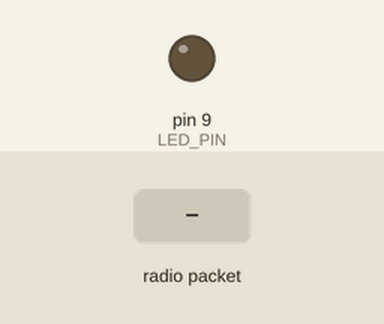
A sketch run on a simulated Arduino Uno, built with avr-gcc and run on an emulated ATmega328P. Parts: output pins drawn as LEDs (lit = HIGH). The test bench sets the inputs (shaded band). No radio packets arrive unless stated.

Above: at 1.2 s.
1.3 s: radio packet "1" arrives
Timing chart, 0 to 4.3 s (numbered marks = the images above; inputs shaded):
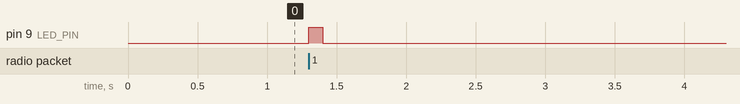

The sketch:

rf_over_i2c.ino
```cpp
#include <Wire.h>
#include <VirtualWire.h>

#define LED_PIN 9
#define RX_PIN 14
#define I2C_SLAVE_ADDRESS 0x43

volatile uint8_t rf_buffer[VW_MAX_MESSAGE_LEN];
volatile int rf_buffer_index = -1;
volatile uint8_t rf_buffer_size = 0;

void requestEvent()
{

  if (rf_buffer_index == -1) {
    Wire.write(rf_buffer_size);

    if (rf_buffer_size > 0) {
      rf_buffer_index++;
    }

  } else {

    Wire.write(rf_buffer[rf_buffer_index]);
    rf_buffer_index++;
    if (rf_buffer_index >= rf_buffer_size) {
      rf_buffer_index = -1;
      rf_buffer_size = 0;
    }
  }
}

void setup() {
  pinMode(LED_PIN, OUTPUT);
  digitalWrite(LED_PIN, LOW);

  Serial.begin(9600);

  vw_set_rx_pin(RX_PIN);
  vw_setup(1000);
  vw_rx_start();

  Wire.begin(I2C_SLAVE_ADDRESS);
  Wire.onRequest(requestEvent);

}

void loop () {
  uint8_t buf[VW_MAX_MESSAGE_LEN];
  uint8_t buflen = VW_MAX_MESSAGE_LEN;
  uint8_t i;

  if (vw_get_message(buf, &buflen)) {

    //Copy data from buffer to rf_buffer
    for (i = 0; i < buflen; i++) {
      rf_buffer[i] = buf[i];
    }

    rf_buffer_size = buflen;
    rf_buffer_index = -1;

    digitalWrite(LED_PIN, HIGH);
    delay(100);
    digitalWrite(LED_PIN, LOW);
  }
}
```

Measured:
- after the input at 1.3 s, pin 9 (LED_PIN): LOW → HIGH at once, → LOW 0.10 s later
